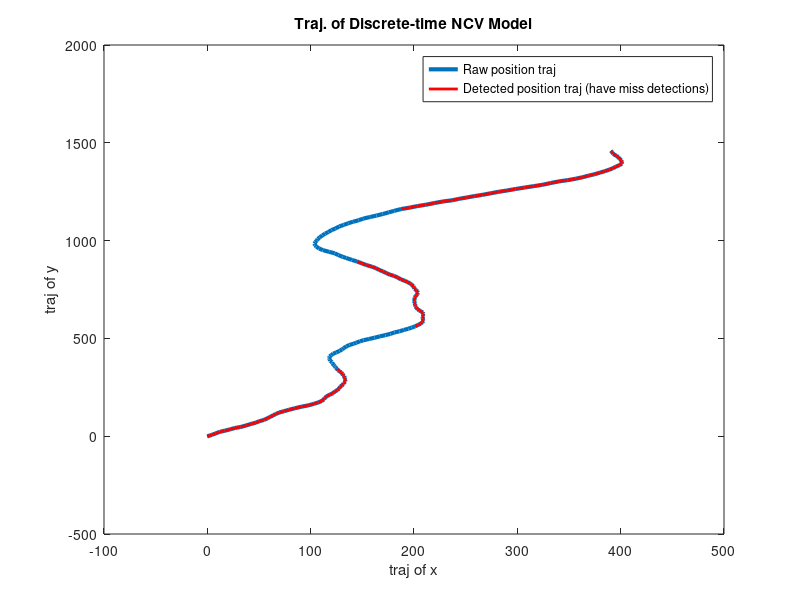
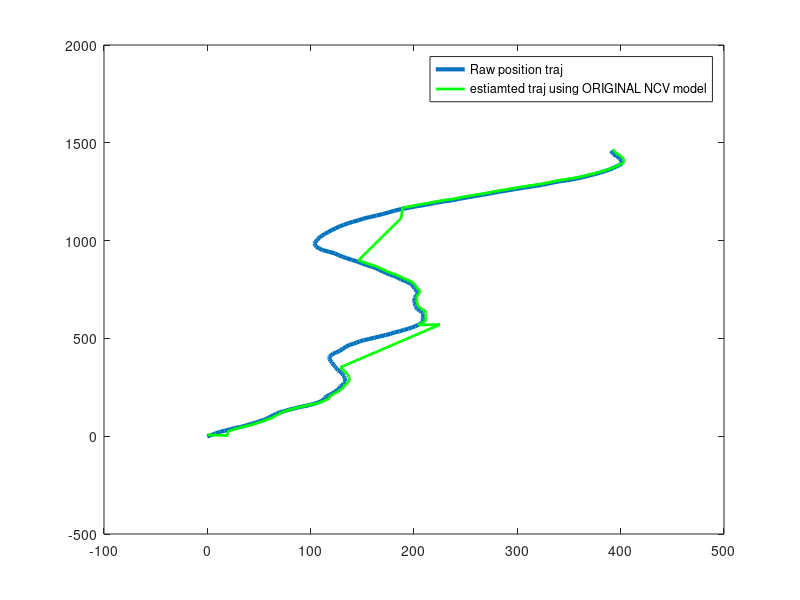
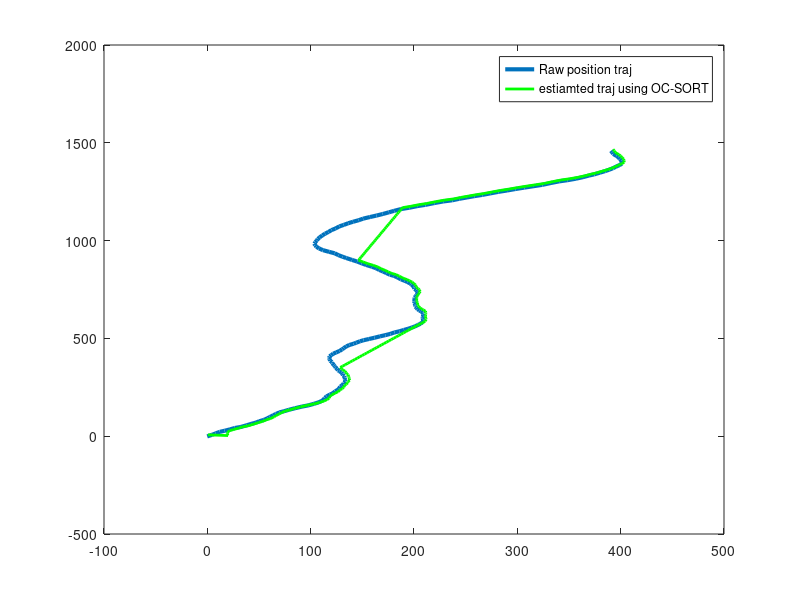
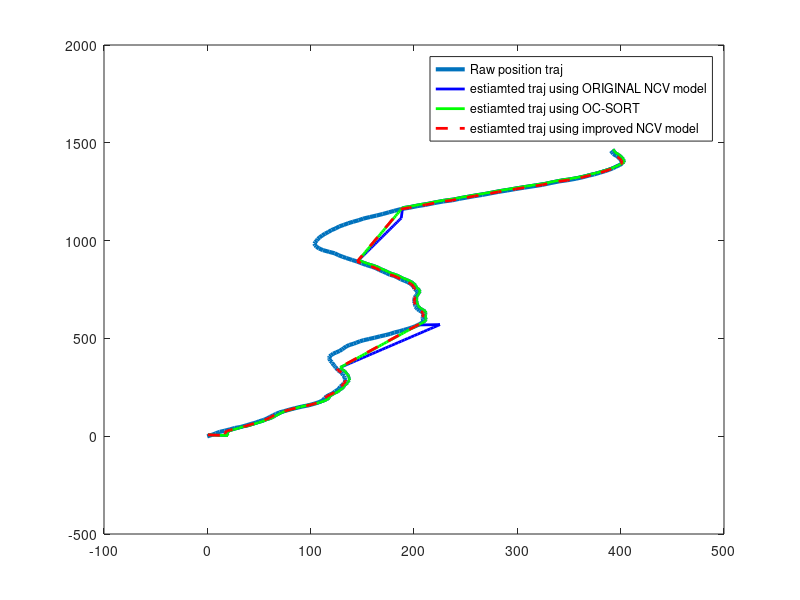

The MATLAB source for these figures, in order:
clear all
close all
clc

% load measurements.mat % this is our sensor measurments (position of x and y)

clear all
close all
clc


maxT=200; % max sim time

x = zeros(4,maxT); % storage

% initial position, velocity
x(:,1) = [0; 
          5; 
          0; 
          7];


T = 1; % sampling time


A = [1 T 0 0; %x -> position information
     0 1 0 0; %x_dot -> speed information
     0 0 1 T; %y -> position information
     0 0 0 1];%y_dot -> speed information
 
 
F = [T^2/2 0; 
     T     0; 
     0     T^2/2; 
     0     T];
 
C = [1 0 0 0;
     0 0 1 0];
 
G = [1 0;
     0 1];

% state noise covariance matrix
V = [0.85 0;
     0    0.3];
% measurement noise covariance matrix
W = [0.28 0;
     0    0.65];
           

for k = 1:maxT, % simulate model
    x(:,k+1) = A*x(:,k) + F*V*randn(2,1);
    y(:,k) = C*x(:,k) + G*W*randn(2,1);
end

y_raw = y;

y(:, 50:80) = NaN;
y(:, 130:160) = NaN;

figure,
plot(y_raw(1,:),y_raw(2,:),'LineWidth',3);
hold on
plot(y(1,:),y(2,:),'r','LineWidth',2);
legend('Raw position traj','Detected position traj (have miss detections)')
title('Traj. of Discrete-time NCV Model');
xlabel('traj of x'); ylabel('traj of y');
%%

% set up Kalman filters to estiamte the position
T = 1; % sampling time
A = [1 T 0 0; %x -> position information
     0 1 0 0; %x_dot -> speed information
     0 0 1 T; %y -> position information
     0 0 0 1];%y_dot -> speed information
 
% F = [T^2/2 0; 
%      T     0; 
%      0     T^2/2; 
%      0     T];
 
F = [T^2/2; 
     T; 
     T^2/2; 
     T];
 
 
C = [1 0 0 0;
     0 0 1 0];
 
% G = [1 0;
%      0 1];
 
G = [1;
     1];

% % state noise covariance matrix
% V = [0.85 0;
%      0    0.3];
% % measurement noise covariance matrix
% W = [0.28 0;
%      0    0.65];
 
% state noise covariance matrix
V = 0.5;
% measurement noise covariance matrix
W = 0.2;

%%
x_hat_raw(:,1) = [0.5 20 7 4]';
P(:,:,1) = 10*eye(4);

kmax = 200;
for k = 1:kmax
    
    if isnan(y(1,k))
        K = A*P(:,:,k)*C' * inv(C*P(:,:,k)*C' + G*W*G');
        x_hat_raw(:,k+1) = A*x_hat_raw(:,k);
        P(:,:,k+1) = A*P(:,:,k)*A' + K*C*P(:,:,k)*A' + F*V*F';
    else
        K = A*P(:,:,k)*C' * inv(C*P(:,:,k)*C' + G*W*G');
        x_hat_raw(:,k+1) = A*x_hat_raw(:,k) + K*(y(:,k) - C*x_hat_raw(:,k));
        P(:,:,k+1) = A*P(:,:,k)*A' + K*C*P(:,:,k)*A' + F*V*F';
    end
    
end

figure,
plot(y_raw(1,:),y_raw(2,:),'LineWidth',3);
hold on
plot(x_hat_raw(1,:),x_hat_raw(3,:), 'g','LineWidth',2);
legend('Raw position traj','estiamted traj using ORIGINAL NCV model')



%%

x_hat(:,1) = [0.5 20 7 4]';
P(:,:,1) = 10*eye(4);

K(:,:,1) = NaN*ones(4,2);

kmax = 200;
ii = 0;

for k = 1:kmax
    
    if isnan(y(1,k))
        y_virtual(:,k-1) = y(:,k-1);
        if ii == 0
            t1 = k-1;
            ii = 1;
        end

        K(:,:,k) = A*P(:,:,k)*C' * inv(C*P(:,:,k)*C' + G*W*G');
        x_hat(:,k+1) = A*x_hat(:,k);
        P(:,:,k+1) = A*P(:,:,k)*A' + K(:,:,k)*C*P(:,:,k)*A' + F*V*F';
    else
        if k ~= 1
            if isnan(y(1,k-1)) & ii == 1
                t2 = k;
                y_virtual(:,k) = y(:,k);
                for kk = t1+1 : t2-1
                    y_virtual(:,kk) = y_virtual(:,t1) + (kk - t1)/(t2 - t1) *(y_virtual(:,t2) - y_virtual(:,t1));
        
%                         K(:,k) = A*P(:,:,k)*C' * inv(C*P(:,:,k)*C' + G*W*G');
%                     x_hat(:,kk) = A*x_hat(:,kk-1) + K(:,:,kk-1)*(y_virtual(:,kk-1) - C*x_hat(:,kk-1));
                    x_hat(:,kk+1) = A*x_hat(:,kk) + K(:,:,kk)*(y_virtual(:,kk) - C*x_hat(:,kk));

%                         P(:,:,k+1) = A*P(:,:,k)*A' + K*C*P(:,:,k)*A' + F*V*F';

                ii = 0;
                end
            end
        end



        K(:,:,k) = A*P(:,:,k)*C' * inv(C*P(:,:,k)*C' + G*W*G');
        x_hat(:,k+1) = A*x_hat(:,k) + K(:,:,k)*(y(:,k) - C*x_hat(:,k));
        P(:,:,k+1) = A*P(:,:,k)*A' + K(:,:,k)*C*P(:,:,k)*A' + F*V*F';
    end
    
end



figure,
plot(y_raw(1,:),y_raw(2,:),'LineWidth',3);
hold on
plot(x_hat(1,:),x_hat(3,:), 'g','LineWidth',2);
legend('Raw position traj','estiamted traj using OC-SORT')




%%
%%
% set up Kalman filters WITH THE IMPROVED MODEL to estiamte the position
T = 1; % sampling time

% state noise covariance matrix
V = 0.5;
% measurement noise covariance matrix
W = 0.2;
%tunning factor S
S = 1;

Am = [1 T                     0 0; %x -> position information
      0 sqrt((S^2 - V^2)/S^2) 0 0; %x_dot -> speed information
      0 0                     1 T; %y -> position information
      0 0                     0 sqrt((S^2 - V^2)/S^2)];%y_dot -> speed information
 
F = [T^2/2; 
     T; 
     T^2/2; 
     T];
 
 
C = [1 0 0 0;
     0 0 1 0];
 
G = [1;
     1];

x_hat_m(:,1) = [0.5 20 7 4]';
P(:,:,1) = 10*eye(4);

kmax = 200;
for k = 1:kmax
    
    if isnan(y(1,k))
        K = Am*P(:,:,k)*C' * inv(C*P(:,:,k)*C' + G*W*G');
        x_hat_m(:,k+1) = Am*x_hat_m(:,k);
        P(:,:,k+1) = Am*P(:,:,k)*Am' + K*C*P(:,:,k)*Am' + F*V*F';
    else
        K = Am*P(:,:,k)*C' * inv(C*P(:,:,k)*C' + G*W*G');
        x_hat_m(:,k+1) = Am*x_hat_m(:,k) + K*(y(:,k) - C*x_hat_m(:,k));
        P(:,:,k+1) = Am*P(:,:,k)*Am' + K*C*P(:,:,k)*Am' + F*V*F';
    end
    
end


figure,
plot(y_raw(1,:),y_raw(2,:),'LineWidth',3);
hold on
plot(x_hat_raw(1,:),x_hat_raw(3,:), 'b','LineWidth',2);
hold on
plot(x_hat(1,:),x_hat(3,:), 'g','LineWidth',2);
hold on
plot(x_hat_m(1,:),x_hat_m(3,:), '--r','LineWidth',2);
legend('Raw position traj','estiamted traj using ORIGINAL NCV model', 'estiamted traj using OC-SORT', 'estiamted traj using improved NCV model')